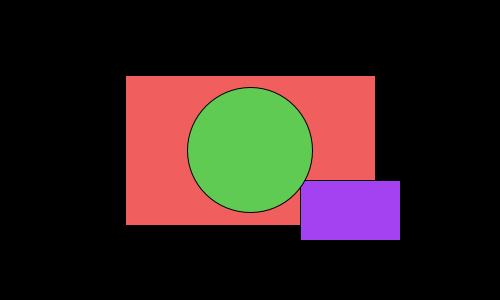
Frame 1 (no input)
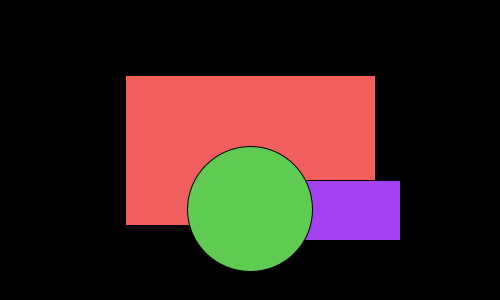
Frame 60 (the mouse pressed at the canvas centre just before this capture)
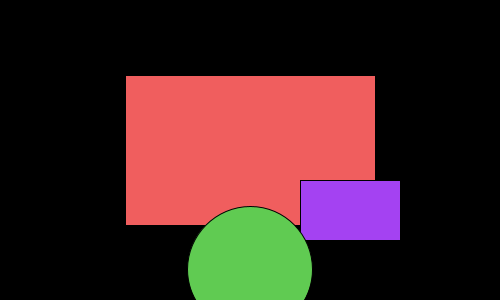
Frame 120 (the mouse held since frame 60 and released just before this capture)

The Processing sketch that drew these frames (run headless with seeded random() and noise(); from frame 60 on, the mouse is pressed at the canvas centre):

// Processing sketch: Abstract_Shapes
// ── Abstract_Shapes.pde
//Global Variables & Other items (classes) 
Circle cHex; //GlobLal, will never be deleted (garbage collected) 
ArrayList<Shape> shapes = new ArrayList<Shape>();

void setup() {
  size(500, 300); //Should be fullScreen()
  
  Rectangle rHex = new Rectangle(width*1/4, height*1/4, width*2/4, height*2/4, #F05E5E); //Will be deleted at end setup
  Rectangle rRGB = new Rectangle(width*3/5, height*3/5, width*1/5, height*1/5, color(random(255), random(255), random(255)) );
  Circle cHex = new Circle (width*1/2, height*1/2, width*1/4, width*1/4, #60CB52); //Careful of system resources 
  //
  //ArrayList Population, reminder, it is global 
  shapes.add(rHex);
  shapes.add(rRGB);
  shapes.add(cHex);
  //
}//End setup()

void draw() {
  background(0); //Gray Scale, Black
  //draw Shapes 
  for (int i = 0; i < shapes.size(); i++) {
    shapes.get(i).draw();
  } //End shapes.draw
}//End draw()

// ── Circle.pde
class Circle extends Shape{
  //Variables: see Shape 
  color colour;
  
  Circle(float x, float y, float w, float h, color cParameter) {
    super(x, y, w, h);
    this.colour = cParameter;
    
  }//End Constructor
  
  void draw() {
    fill(colour);
    ellipse(x, y, w, h);
    step();
  }//End draw()
  
  void step() {
    y++;
  }//End step()
}//End class Circle

// ── Rectangle.pde
class Rectangle extends Shape{
  //Variables: all inherited from abstract but manipulation 
  //not executed if exists here in extended
  color colour;
  
  Rectangle (float x, float y, float w, float h, color cParameter) {
    super(x, y, w, h);
    this.colour = cParameter; //Similar to splitting the Ball Constructor (previous lesson)
  }//End Constructor 
  //
  void draw() {
    fill(colour);
    rect(x, y, w, h);
  }//End draw()
  //
} //End class Rectangle

// ── Shape.pde
abstract class Shape {
  float x; //Position
  float y; 
  float w; //width
  float h; //height
  
  Shape (float xParameter, float yParameter, float wParameter, float hParameter) {
    this.x = xParameter;
    this.y = yParameter;
    this.w = wParameter;
    this.h = hParameter;
  }//End Constructor 
  // Reminder: lesson where contructor was split between itself 
  // and another parameter
  
  abstract void draw ();
}//End class Shape 
